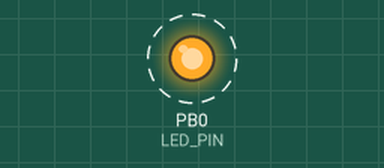
The sketch below on a simulated ATtiny85, built with avr-gcc and run on an emulated ATtiny85. Shown: output pins drawn as LEDs (lit = HIGH). Dashed ring = blinking.

Above: at 0.2 s.
Timing chart, 0 to 3.0 s (numbered marks = the images above):
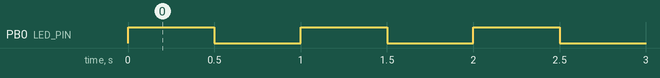

Measured:
- by itself, PB0 (LED_PIN): alternates HIGH for 0.50 s and LOW for 0.50 s

The sketch:

ATTiny45_EKOMIGACZ.ino
```cpp
// initialize constant variables
const static unsigned short LED_PIN = 0;

void setup()
{
  // initialize digital led pin as an output
  pinMode(LED_PIN, OUTPUT);
}

void loop()
{
  digitalWrite(LED_PIN, HIGH);   // turn the LED on (HIGH is the voltage level)
  delay(500);                       // wait half a second
  digitalWrite(LED_PIN, LOW);    // turn the LED off by making the voltage LOW
  delay(500);                       // wait half a second
}
```
